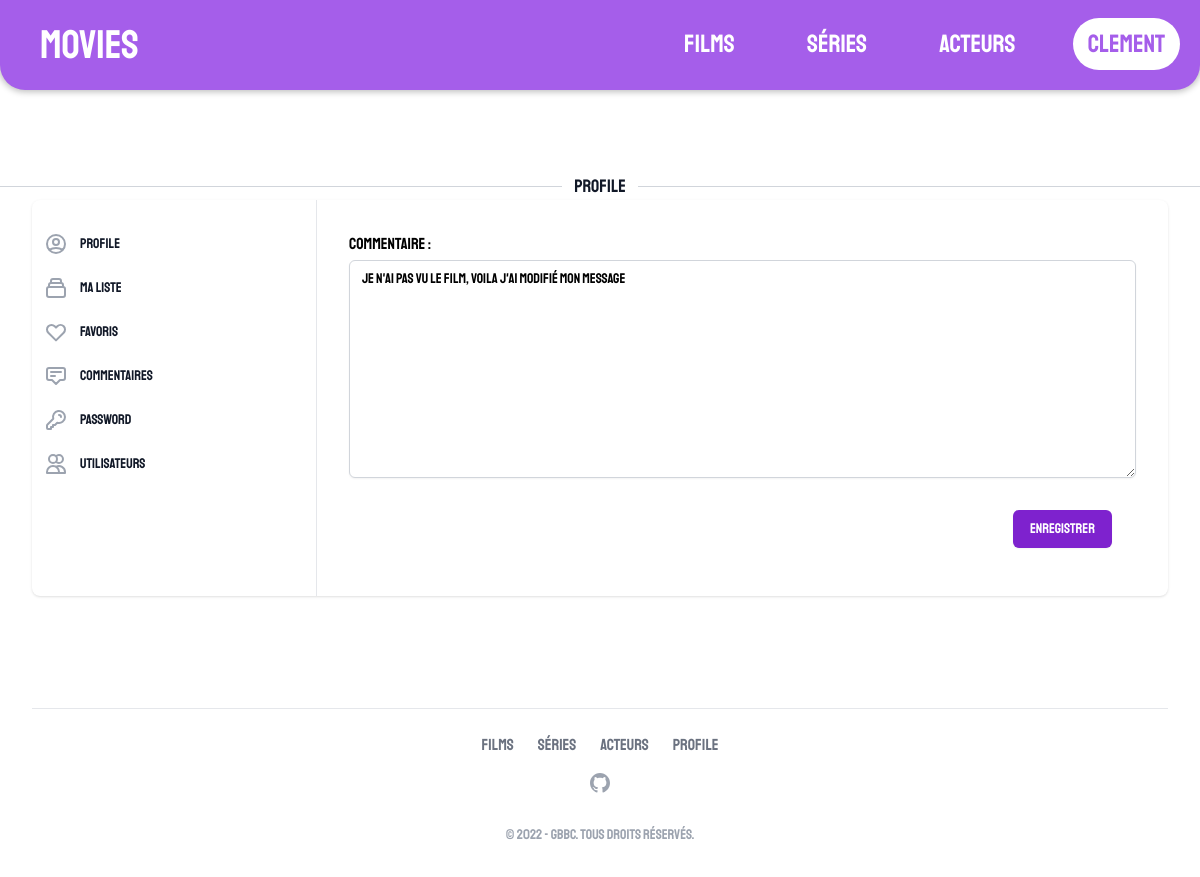
Before: /dashboard/avis/1/ (signed in) with the older database file.
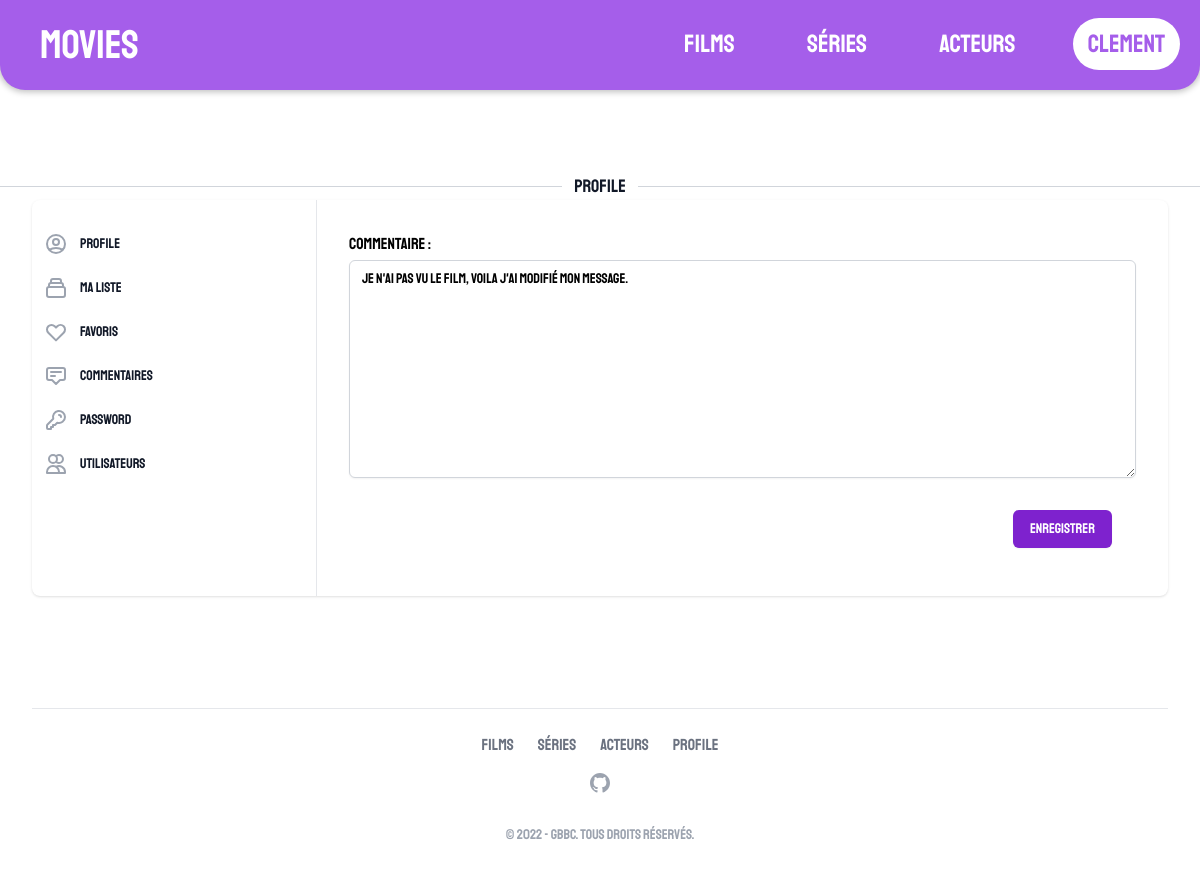
After: the same page with the newer database file.
### management/models.py (models this page shows, shortened)
class Review(models.Model):
    user = models.ForeignKey(User, on_delete=models.CASCADE)
    name = models.CharField(max_length=200,null=True)
    content = models.CharField(max_length=1000)
    media_id = models.IntegerField()
    media_type = models.CharField(max_length=5,choices=MediaType.choices,default=MediaType.Movie)
    pub_date = models.DateTimeField('date published',auto_now=True)
    class Meta:
        verbose_name = "Commentaire"
        verbose_name_plural = "Commentaires"

### management/views.py (the view, shortened to what this page needs)
class ReviewsDetailPageView(DetailView):
    template_name = TEMPLATE_BASE + 'account/review.html'
    model = Review
    context_object_name = 'review'
    def get_context_data(self, **kwargs):
        context = super().get_context_data(**kwargs)
        context['form'] = ReviewForm(instance=self.object)
        return context

### management/forms.py
class ReviewForm(ModelForm):
    class Meta:
        model = Review
        fields = ['content']
        labels = {
        'content': 'Commentaire'
        }
        widgets = {
        'content': Textarea(attrs={'class':TEXTAREA_CLASS})
        }

### templates/pages/management/account/review.html (shortened to what this page needs)
{% extends './account.html' %}
{% block management %}
<div class="flex flex-col p-8">
    <form action="." method="post">
        {{form}}
        <div class="mt-4 py-4 px-4 flex justify-end sm:px-6">
            <button type="submit"
                class="ml-5 bg-purple-700 border border-transparent rounded-md shadow-sm py-2 px-4 inline-flex justify-center text-sm font-medium text-white hover:bg-purple-800 focus:outline-none focus:ring-2 focus:ring-offset-2 focus:ring-purple-500">
                Enregistrer
            </button>
        </div>
    </form>
</div>
{% endblock %}

Changed rows visible on the page:
changed Review: content "Je n'ai pas vu le film, voila j'ai modifié mon message" → "Je n'ai pas vu le film, voila j'ai modifié mon message."
